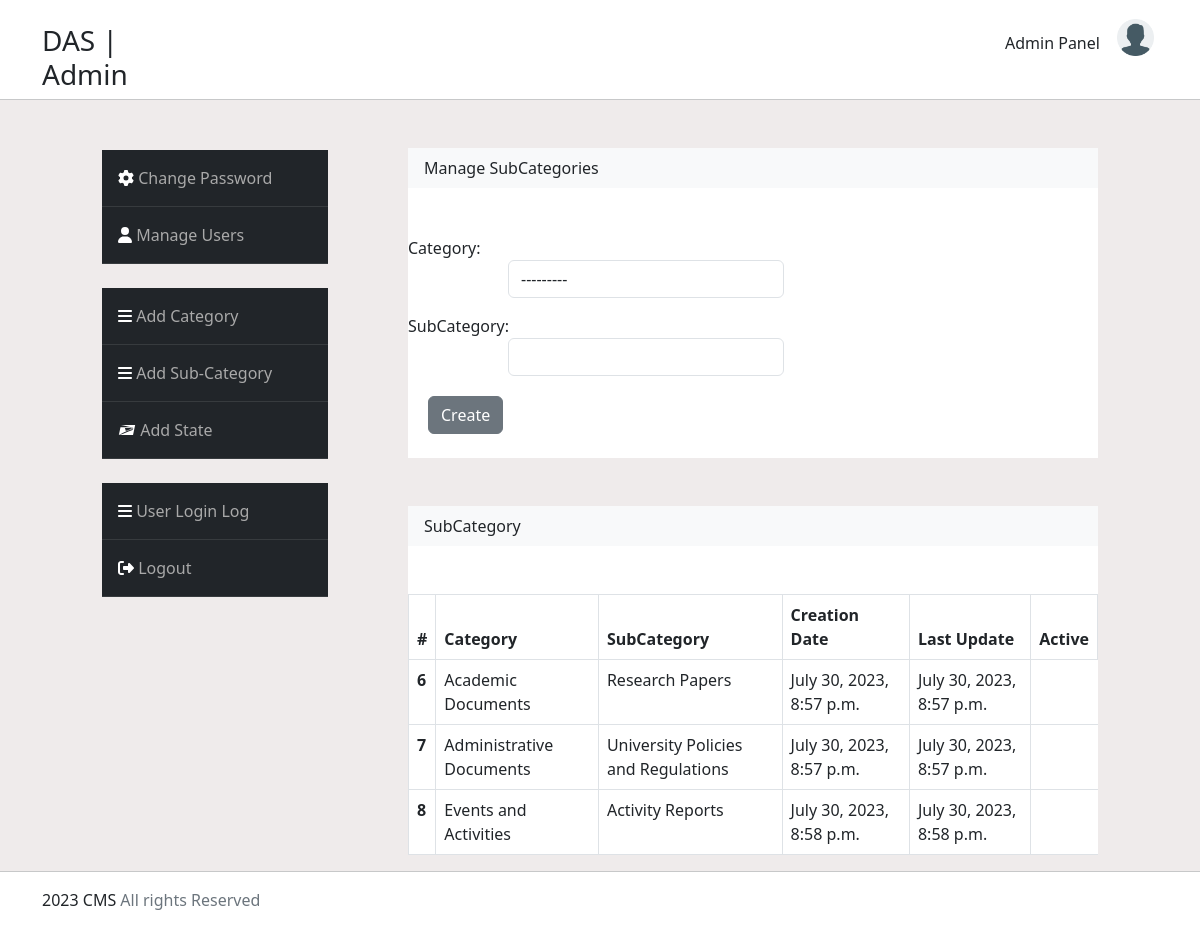
Page /log/addsubcategory/ on the committed database.
### pro/models.py (models this page shows, shortened)
class SubCategory(models.Model):
    InheritCategory = models.ForeignKey(Category, on_delete=models.CASCADE)
    SubCategoryName = models.CharField(max_length=100)
    SubCategoryDateTime = models.DateTimeField(auto_now_add=True)
    UpdateDateTime = models.DateTimeField(auto_now=True)

class Category(models.Model):
    CategoryName = models.CharField(max_length=100)
    CategoryDesc = models.CharField(max_length=100)
    CategoryDateTime = models.DateTimeField(auto_now_add=True)
    DateTimeUpdate= models.DateTimeField(auto_now=True)
    def __str__(self):
        return self.CategoryName

### pro/views.py (the view)
# urls.py: path('addsubcategory/', views.AddSubCategory, name='addsubcategory'),
def AddSubCategory(request):
    if request.method == 'POST':
        form = SubCategoryForm(request.POST)
        if form.is_valid():
            form.save()
            form = SubCategoryForm()
    else:
        form = SubCategoryForm()
    model = SubCategory.objects.all()
    return render(request, 'addsubcategory.html', {'form':form, 'subcategory':model})

### pro/forms.py
class SubCategoryForm(forms.ModelForm):
    class Meta:
        model = SubCategory
        fields = '__all__'
        labels  = {'InheritCategory':'Category', 'SubCategoryName':'SubCategory'}
        widgets = {'InheritCategory':forms.Select(attrs={'class':'form-control'}),
                   'SubCategoryName': forms.TextInput(attrs={'class': 'form-control'}),
                   }

### pro/templates/addsubcategory.html (shortened to what this page needs)
<!DOCTYPE html>
{% load static %}
<html lang="en">
<head>
    <link rel="stylesheet" href="{% static 'main/css/all.min.css' %}">
  <link rel="stylesheet" href="{% static 'main/css/bootstrap.min1.css' %}">
    <link rel="stylesheet" href="{% static 'main/css/admin1.css' %}">
    <link rel="stylesheet" href="{% static 'main/css/addsubcategory.css' %}">
</head>
<body>
    <div class="container">
        <div class="row">
            <div class="col-sm-2">
                <h3 class="mt-4 font-weight-bold" >DAS | Admin</h3>
            </div>
            <div class="col-sm-2 offset-sm-8">
                <a href="#" class="btn mt-4">Admin Panel</a>
                <img src="{% static 'main/images/user.png' %}" class="img-fluid" alt="Responsive image">
            </div>
        </div>
    </div>
    <hr class="p-0 m-0">
      <div class="container-fluid p-0 m-0">
          <div class="row">
            <div class="col-sm-3 offset-sm-1">
              <table class="table table-dark"
              style="width: 80%;">
            <tbody>
                <tr>
                    <td class="p-3">
                      <i class="fa-solid fa-gear"></i>
                      <a href="{% url 'managecomplaint' %}">Change Password</a>
                    </td>
                  </tr>
              <tr>
                 <td class="p-3">
                    <i class="fa-solid fa-user"></i>
                    <a href="{% url 'manageuser' %}">Manage Users</a>
                 </td>
              </tr>
            </tbody>
          </table>
          <table class="table table-dark mt-4"
          style="width: 80%;">
            <tbody>
                <tr>
                  <td class="p-3">
                    <i class="fa-solid fa-bars"></i>
                    <a href="{% url 'addcategory' %}">Add Category</a>
                  </td>
                </tr>
              <tr>
                <td class="p-3">
                  <i class="fa-solid fa-bars"></i>
                <a href="{% url 'addsubcategory' %}">Add Sub-Category</a></td>
              </tr>
              <tr>
                <td class="p-3">
                  <i class="fa-brands fa-usps"></i>
                  <a href="{% url 'addstate' %}">Add State</a>
                </td>
              </tr>
            </tbody>
          </table>
          <table class="table table-dark my-4 mb-5"
          style="width: 80%;">
            <tbody>
                <tr>
                    <td class="p-3">
                      <i class="fa-solid fa-bars"></i>
                      <a href="{% url 'userloginlog' %}">User Login Log</a>
                    </td>
                  </tr>
              <tr>
                <td class="p-3">
                  <i class="fa-solid fa-right-from-bracket"></i>
                  <a href="{% url 'logoutpage' %}">Logout</a>
                </td>
              </tr>
            </tbody>
          </table>
            </div>
          <div class="col-sm-7">
            <div class="form-box">
            <h6 class="my-5 bg-light px-3"
            style="height: 40px; line-height: 40px;">
            Manage SubCategories</h6>
       <form action="" method="post" novalidate> {% csrf_token %}
        {% for form in form %}
        <div class="form-group my-3">
         {{form.label_tag}}{{form}}
            </div>
        {% endfor %}
        <input type="submit" class="mb-4 mt-1 btn btn-secondary" value="Create">
    </form>
                </div>
              <div class="form-box">
            <h6 class="my-5 bg-light px-3"
            style="height: 40px; line-height: 40px;">
            SubCategory</h6>
       <table class="table table-bordered table-hover mt-4">
  <thead>
    <tr>
      <th scope="col">#</th>
      <th scope="col">Category</th>
      <th scope="col">SubCategory</th>
      <th scope="col">Creation Date</th>
      <th scope="col">Last Update</th>
      <th scope="col">Active</th>
    </tr>
  </thead>
      {% for model in subcategory %}
  <tbody>
    <tr>
      <th scope="row">{{model.id}}</th>
      <td>{{model.InheritCategory}}</td>
      <td>{{model.SubCategoryName}}</td>
      <td>{{model.SubCategoryDateTime}}</td>
      <td>{{model.UpdateDateTime}}</td>
    </tr>
           </tbody>
      {% endfor %}
</table>
          </div>
          </div>
          </div>
      </div>
<hr class="p-0 m-0">
        <div class="container mt-3" style="height:100px;">
            2023 CMS  <span class="text-secondary">All rights Reserved</span>
        </div>
</body>
</html>

### pro/static/main/css/admin1.css (style rules this page uses)
body { min-height:100vh; width:100vw; overflow-x:hidden; }
table { width: 20%; margin-top: 50px; }
table a { color:darkgray; text-decoration: none; }
.container-fluid { background-color:rgba(209, 197, 197, 0.34); }
.form-box { background-color: white; }
form .form-control { width: 50%; margin-left:20px; }
form .btn { margin-left:20px; }
.img-fluid { width: 37px; height: 37px; margin-top: 12px; }

### pro/static/main/css/addsubcategory.css (style rules this page uses)
body { min-height:100vh; width:100vw; overflow-x:hidden; }
form .form-control { width: 40%; margin-left:100px; }

### rows in the picture
SubCategory: id "6", InheritCategory "Academic Documents", SubCategoryName "Research Papers", SubCategoryDateTime "July 30, 2023, 8:57 p.m.", UpdateDateTime "July 30, 2023, 8:57 p.m."
SubCategory: id "7", InheritCategory "Administrative Documents", SubCategoryName "University Policies and Regulations", SubCategoryDateTime "July 30, 2023, 8:57 p.m.", UpdateDateTime "July 30, 2023, 8:57 p.m."
SubCategory: id "8", InheritCategory "Events and Activities", SubCategoryName "Activity Reports", SubCategoryDateTime "July 30, 2023, 8:58 p.m.", UpdateDateTime "July 30, 2023, 8:58 p.m."
